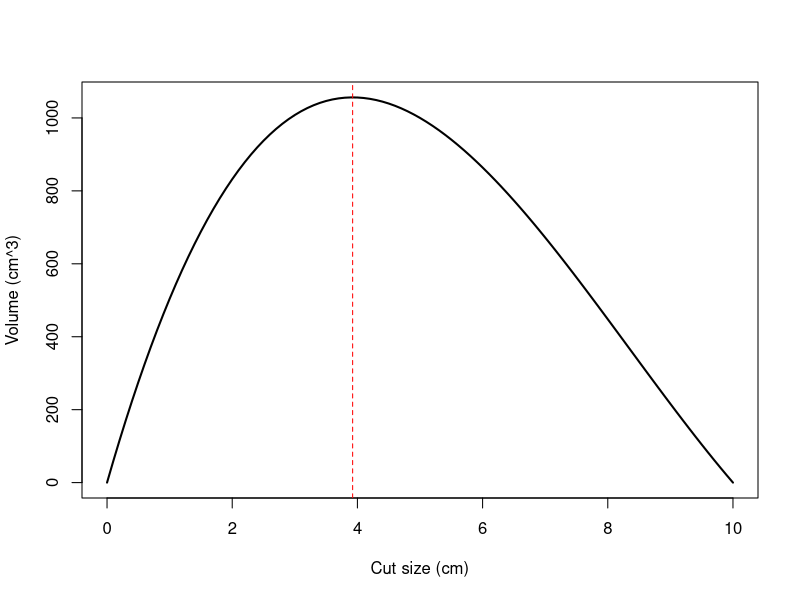

Recreate this plot in R.
volume <- function(x) x*(30-2*x)*(20-2*x)
answer <- optimize(volume, interval=c(0,10), maximum=TRUE)
print(answer)
curve(volume(x), from=0, to=10, lwd=2,
      xlab="Cut size (cm)", ylab="Volume (cm^3)")
abline(v=answer$maximum, col="red", lty=2)
